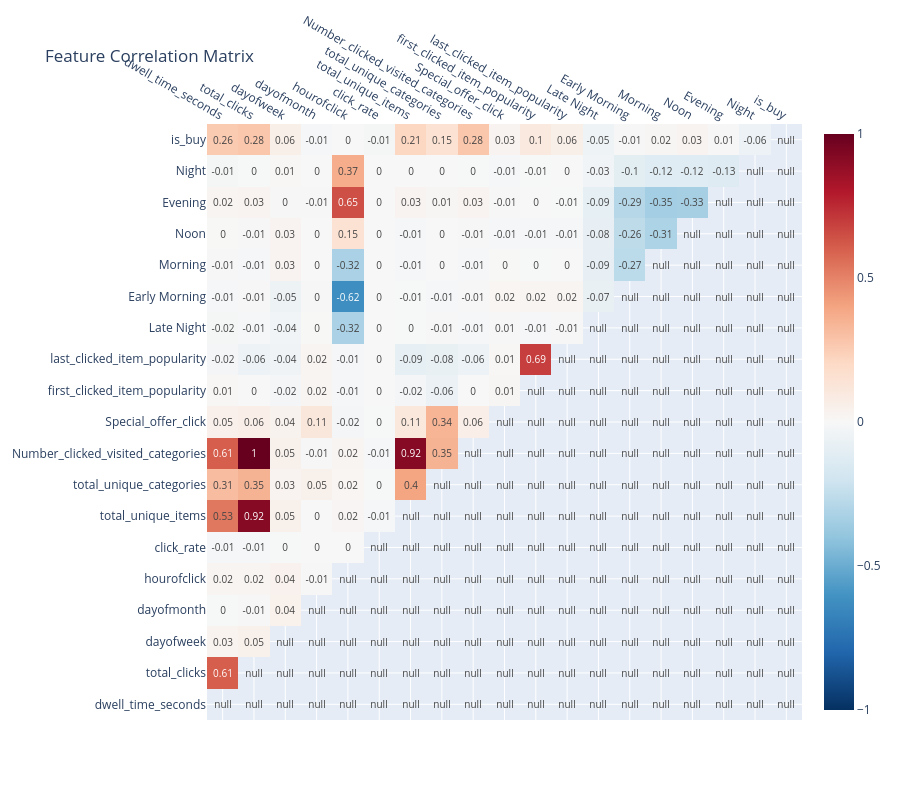

The notebook cell saved with this chart:
### Markdown cell above
### Correlation analysis

### Code cell
correlation_matrix = modeling_data.corr()
mask = np.triu(np.ones_like(correlation_matrix, dtype=bool))
df_mask = correlation_matrix.mask(mask)


x_vals = []
y_vals = []
z_vals = []

for i, col in enumerate(correlation_matrix.columns):
    for j, row in enumerate(correlation_matrix.index):
        if i > j:  
            z_vals.append(correlation_matrix.iloc[j, i])
            y_vals.append(row)
            x_vals.append(col)

fig = go.Figure(data=go.Heatmap(
    z=df_mask.values,
    x=df_mask.columns,
    y=df_mask.index,
    colorscale='RdBu_r',
    zmin=-1,
    zmax=1,
    text=df_mask.round(2),
    texttemplate="%{text}",
    textfont={"size": 10},
))

fig.update_layout(
    title="Feature Correlation Matrix",
    height=800,
    width=900,
    xaxis={'side': 'top'}
)
fig.show()

### Figure 1 — Plotly figure (JSON) as saved in the notebook; plotly's stock layout.template omitted (floating-point values rounded to 4 significant figures; data arrays with more than 128 entries replaced by an {"elided": "..."} marker saying what was removed)
{"data": [{"colorscale": [[0, "rgb(5,48,97)"], [0.1, "rgb(33,102,172)"], [0.2, "rgb(67,147,195)"], [0.3, "rgb(146,197,222)"], [0.4, "rgb(209,229,240)"], [0.5, "rgb(247,247,247)"], [0.6, "rgb(253,219,199)"], [0.7, "rgb(244,165,130)"], [0.8, "rgb(214,96,77)"], [0.9, "rgb(178,24,43)"], [1, "rgb(103,0,31)"]], "text": {"elided": "19x19 float values"}, "textfont": {"size": 10}, "texttemplate": "%{text}", "type": "heatmap", "x": ["dwell_time_seconds", "total_clicks", "dayofweek", "dayofmonth", "hourofclick", "click_rate", "total_unique_items", "total_unique_categories", "Number_clicked_visited_categories", "Special_offer_click", "first_clicked_item_popularity", "last_clicked_item_popularity", "Late Night", "Early Morning", "Morning", "Noon", "Evening", "Night", "is_buy"], "y": ["dwell_time_seconds", "total_clicks", "dayofweek", "dayofmonth", "hourofclick", "click_rate", "total_unique_items", "total_unique_categories", "Number_clicked_visited_categories", "Special_offer_click", "first_clicked_item_popularity", "last_clicked_item_popularity", "Late Night", "Early Morning", "Morning", "Noon", "Evening", "Night", "is_buy"], "z": {"elided": "19x19 float values"}, "zmax": 1, "zmin": -1}], "layout": {"height": 800, "title": {"text": "Feature Correlation Matrix"}, "width": 900, "xaxis": {"side": "top"}}}
